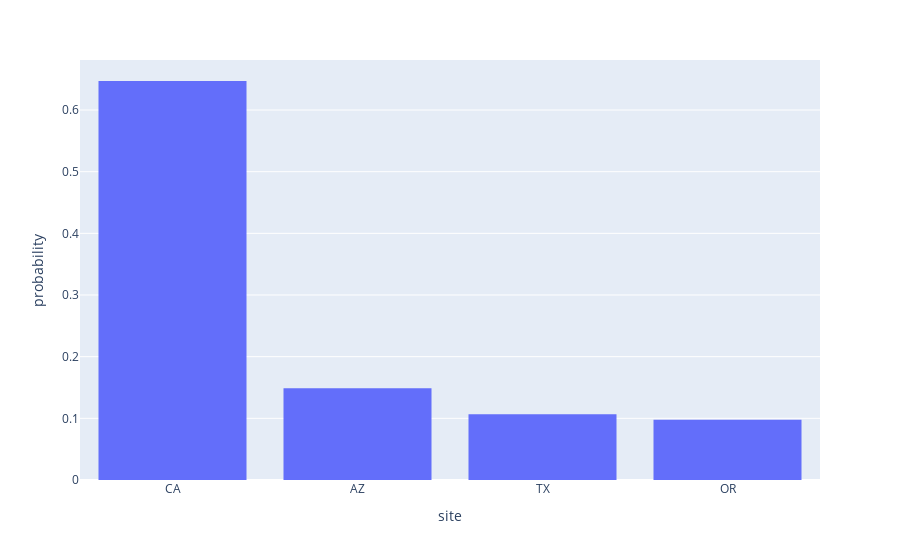

The notebook cell saved with this chart:
### Code cell
px.histogram(returners, x='site', histnorm='probability')

### Figure 1 — Plotly figure (JSON) as saved in the notebook; plotly's stock layout.template omitted (floating-point values rounded to 4 significant figures; data arrays with more than 128 entries replaced by an {"elided": "..."} marker saying what was removed)
{"data": [{"alignmentgroup": "True", "bingroup": "x", "histnorm": "probability", "hovertemplate": "site=%{x}<br>probability=%{y}<extra></extra>", "legendgroup": "", "marker": {"color": "#636efa", "pattern": {"shape": ""}}, "name": "", "offsetgroup": "", "orientation": "v", "showlegend": false, "type": "histogram", "x": {"elided": "1989 str values"}, "xaxis": "x", "yaxis": "y"}], "layout": {"barmode": "relative", "legend": {"tracegroupgap": 0}, "margin": {"t": 60}, "xaxis": {"anchor": "y", "domain": [0, 1], "title": {"text": "site"}}, "yaxis": {"anchor": "x", "domain": [0, 1], "title": {"text": "probability"}}}}
